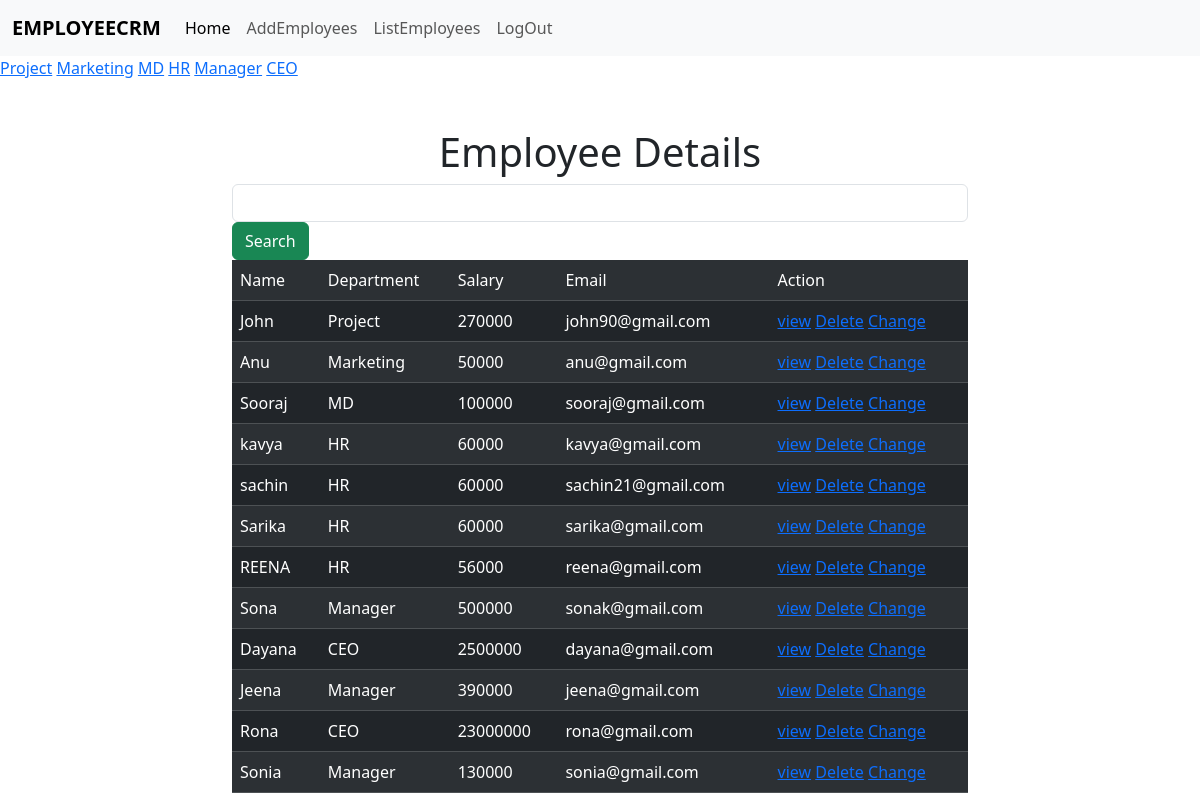
/employees/all (signed in), run on the app's committed database.
### crm/models.py (models this page shows, shortened)
class Employees(models.Model):
    name=models.CharField(max_length=200)
    department=models.CharField(max_length=200 )
    salary=models.PositiveIntegerField()
    email=models.EmailField(unique=True)
    age=models.PositiveIntegerField()
    contact=models.CharField(max_length=200,null=True)
    profile_pic=models.ImageField(upload_to="images",null=True,blank=True)
    dob=models.DateField(null=True,blank=True)

### crm/views.py (the view, shortened to what this page needs)
# urls.py: path("employees/all",views.EmployeeListView.as_view(),name="emp-all"),
@method_decorator (signin_required,name="dispatch")
class EmployeeListView(View):
    def get(self,request,*args,**kwargs):
            qs=Employees.objects.all()
            departments=Employees.objects.all().values_list("department",flat=True).distinct()
            print(departments)
            if "department" in request.GET:
                dept=request.GET.get("department")
                qs=qs.filter(department=dept)
            return render(request,"emp_list.html",{"data":qs,"departments":departments})

### crm/views.py (called while the page is built)
def signin_required(fn):
    def wrapper(request,*args,**kwargs):
        if not request.user.is_authenticated:
            messages.error(request,"invalid session")
            return redirect("signin")
        else:
            return fn(request,*args,**kwargs)
    return wrapper

### crm/templates/emp_list.html (shortened to what this page needs)
{%extends 'base.html'%}
{%block body_block%}
<div>
    {%for dept in departments%}
    <a href="{%url 'emp-all'%}?department={{dept}}">{{dept}}</a>
    {%endfor%}
</div>
    <div class="container mt-5">
        <div class="row">
            <div class="col-2"></div>
            <div class="col-8">
            <form action="" method="post">
                <h1 class="text-center">Employee Details</h1>
            <input type="text" name="box" class="form-control me-2">
            <button type="submit" class="btn btn-success">Search</button>
            </div>
        </div>
    </div>
    <div class="container">
        <div class="row">
            <div class="col-2"></div>
            <div class="col-8">
                <table class="table table-dark table-striped caption-top">
                    <tr>
                        <td>Name</td>
                        <td>Department</td>
                        <td>Salary</td>
                        <td>Email</td>
                        <td>Action</td>
                    </tr>
                    {%for emp in data%}
                    <tr>
                        <td>{{emp.name}}</td>
                        <td>{{emp.department}}</td>
                        <td>{{emp.salary}}</td>
                        <td>{{emp.email}}</td>
                        <td>
                            <a href="{%url 'emp-details' emp.id%}">view</a>
                            <a href="{%url 'emp-delete' emp.id%}">Delete</a>
                            <a href="{%url 'emp-edit' emp.id%}">Change</a>
                        </td>
                    </tr>
                    {%endfor%}
                </table>
            </div>
            <div class="col-2"></div>
        </div>
    </div>
    {%endblock%}

### crm/templates/base.html (shortened to what this page needs)
<!DOCTYPE html>
<html lang="en">
<head>
  <link href="https://cdn.jsdelivr.net/npm/bootstrap@5.3.2/dist/css/bootstrap.min.css" rel="stylesheet"
>
</head>
<body>
  <nav class="navbar navbar-expand-lg bg-body-tertiary">
    <div class="container-fluid">
      <a class="navbar-brand" href="#"><b>EMPLOYEECRM</b></a>
      <div class="collapse navbar-collapse" id="navbarNav">
        <ul class="navbar-nav me-auto mb-2 mb-lg-0">
          <li class="nav-item">
            <a class="nav-link active" aria-current="page" href="#">Home</a>
          </li>
          <li class="nav-item">
            <a class="nav-link" href="{%url 'emp-add'%}">AddEmployees</a>
          </li>
          <li class="nav-item">
            <a class="nav-link" href="{%url 'emp-all'%}">ListEmployees</a>
          </li>
          <li class="nav-item">
          <a class="nav-link" href="{%url 'signout'%}">LogOut</a></li>
        </ul>
      </div>
    </div>
  </nav>
  {%block body_block%}
  {%endblock%}
</body>
</html>

### data on the page
Employees: name "John", department "Project", salary "270000", email "john90@gmail.com"
Employees: name "Anu", department "Marketing", salary "50000", email "anu@gmail.com"
Employees: name "Sooraj", department "MD", salary "100000", email "sooraj@gmail.com"
Employees: name "kavya", department "HR", salary "60000", email "kavya@gmail.com"
Employees: name "sachin", department "HR", salary "60000", email "sachin21@gmail.com"
Employees: name "Sarika", department "HR", salary "60000", email "sarika@gmail.com"
Employees: name "REENA", department "HR", salary "56000", email "reena@gmail.com"
Employees: name "Sona", department "Manager", salary "500000", email "sonak@gmail.com"
Employees: name "Dayana", department "CEO", salary "2500000", email "dayana@gmail.com"
Employees: name "Jeena", department "Manager", salary "390000", email "jeena@gmail.com"
Employees: name "Rona", department "CEO", salary "23000000", email "rona@gmail.com"
Employees: name "Sonia", department "Manager", salary "130000", email "sonia@gmail.com"

### other printed values
{{ dept }} "Project" "Marketing" "MD" "HR" "Manager" "CEO"
